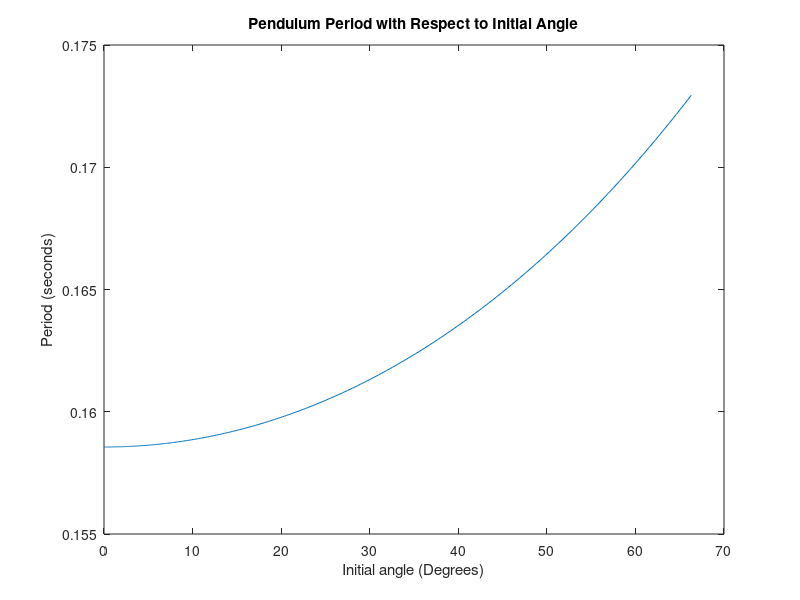

The MATLAB script that drew this image:

Re=6378.137; %Earth equatorial radius in kilometers
mu=398600.44189; %standard gravitational parameter of Earth

r=300;%orbital altitude (in kilometers)
w0=0:1E-2:3; %initial angular velocity
I=3.415*10^-2; %moment of inertia (roll/pitch)
mass=3;
l=2;

g=(mu/(((Re+r))^2))*1000;

theta0=asin((0.5*I*(w0.^2))/mass*g*l);

T=zeros(1,length(theta0));

for j=1:length(theta0)
for n=0:50
T(j)=T(j)+((factorial(2*n)/(((2^n)*factorial(n))^2))^2)*(sin(theta0(j)/2)^(2*n));
end
end

T=T*2*pi*sqrt(I/(mass*g*l))

plot(theta0*180/pi,T)
title('Pendulum Period with Respect to Initial Angle')
xlabel('Initial angle (Degrees)')
ylabel('Period (seconds)')